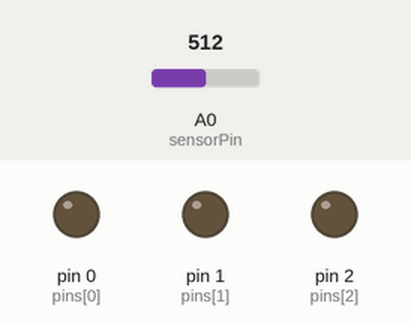
Recording of a sketch running on a simulated Arduino Uno, built with avr-gcc and run on an emulated ATmega328P. Shown: output pins drawn as LEDs (lit = HIGH). Dashed ring = blinking. The inputs (shaded band) are chosen by the test bench; at power-on: A0 (sensorPin) = 512.

Above: at 1.2 s.
1.3 s: A0 (sensorPin) set to 585
3.1 s: A0 (sensorPin) set to 615
At 3.65 s:
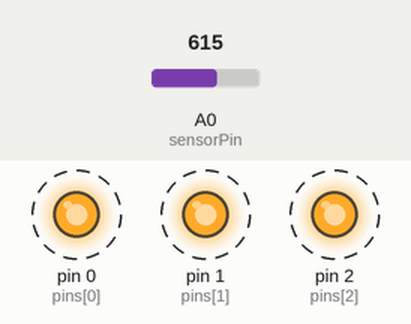
6.1 s: A0 (sensorPin) set to 511
At 6.6 s:
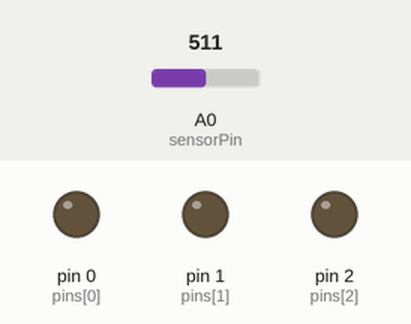
7.6 s: A0 (sensorPin) set to 716
At 8.6 s:
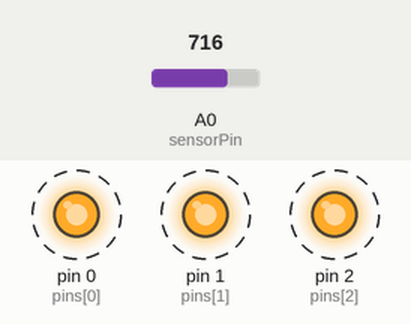
Timing chart, 0 to 11.6 s (numbered marks = the images above; inputs shaded):
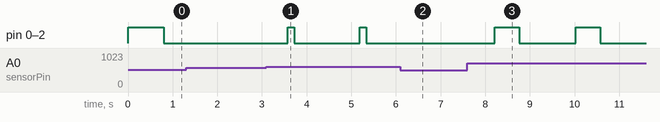

Measured:
- the behaviour switches between 601 and 602 on A0 (sensorPin) (found by bisection; images 0 and 1)
- after the input at 1.3 s, every drawn part: stays the same
- after the input at 3.1 s, pin 0 (pins[0]), pin 1 (pins[1]), pin 2 (pins[2]): alternates HIGH for 0.15 s and LOW for 1.5 s, starting after 0.48 s
- after the input at 6.1 s, pin 0 (pins[0]), pin 1 (pins[1]), pin 2 (pins[2]): stays LOW (without the input it goes to HIGH after 0.70 s)
- after the input at 7.6 s, pin 0 (pins[0]), pin 1 (pins[1]), pin 2 (pins[2]): alternates HIGH for 0.55 s and LOW for 1.3 s, starting after 0.61 s

The sketch:

lbb_althea.ino
```cpp
int sensorPin = A0;
int sensorValue = 0;  // variable to store the value coming from the sensor
int pins[3] = {0, 1, 2};
int npins = 3;
int max_brightness = 255;

void setup() {
  // declare the ledPin as an OUTPUT:
  for (int i = 0; i < npins; i++) {
    pinMode(pins[i], OUTPUT);
  }
}

void loop() {
  // read the value from the sensor:
  sensorValue = readPressure(sensorPin);
  int *p = pins;
  fadedn(p, 3);
  sensorValue = readPressure(sensorPin);
  fadeup(p, 3);
}

int readPressure(int pin) {
  int s = analogRead(pin);
  Serial.println(s);
  return s;
}

void fadedn(int* pin, int npins) {
  int bness = max_brightness;
  int inc = 1;
  while (bness > 0) {
    readPressure(sensorPin); // for serial write only
    for (int i = 0; i < npins; i++) {
      analogWrite(pin[i], bness);
    }
    bness -= inc;
    inc++;
    delay(50);
  }
}

void fadeup(int* pin, int npins) {
  int bness = 0;
  int inc = 1;
  while (bness < max_brightness) {
    sensorValue = readPressure(sensorPin);
    max_brightness = map(sensorValue, 300, 1000, 32, 255);
    max_brightness = constrain( max_brightness, 0, 255);
    for (int i = 0; i < npins; i++) {
      analogWrite(pin[i], bness);
    }
    bness += inc;
    inc++;
    delay(50);
  }
}
```
